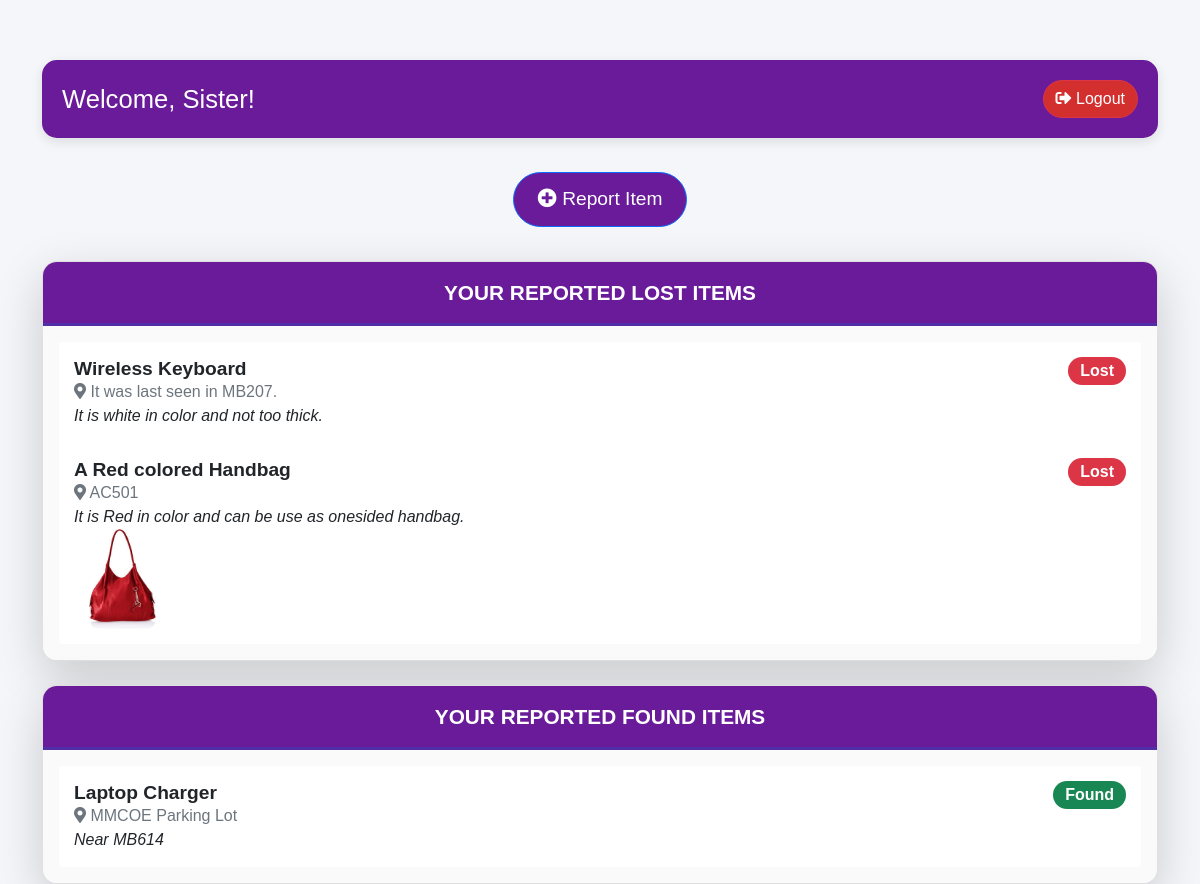
Page /dashboard (signed in) on the committed database.
### app/models.py (models this page shows, shortened)
class User(db.Model, UserMixin):
    __tablename__ = 'user'
    id = db.Column(db.Integer, primary_key=True)
    username = db.Column(db.String(150), nullable=False, unique=True)
    email = db.Column(db.String(150), unique=True, nullable=False)
    password = db.Column(db.String(150), nullable=False)
    is_admin = db.Column(db.Boolean, default=False)
    items = db.relationship('Item', backref='user', lazy=True)

class Item(db.Model):
    __tablename__ = 'item'
    id = db.Column(db.Integer, primary_key=True)
    name = db.Column(db.String(100), nullable=False)
    description = db.Column(db.Text, nullable=False)
    location = db.Column(db.String(100), nullable=False)
    date_reported = db.Column(db.DateTime, default=datetime.utcnow)
    status = db.Column(db.String(20), default="lost", nullable=False)  # 'lost' or 'found'
    user_id = db.Column(db.Integer, db.ForeignKey('user.id'), nullable=False)
    image = db.Column(db.String(100), nullable=True)  # Add image field for storing image filenames
    __table_args__ = (
        db.CheckConstraint("status IN ('lost', 'found')", name="check_status"),
    )

### app/main/routes.py (the view)
@main.route('/dashboard')
@login_required
def dashboard():
    if current_user.is_admin:
        return redirect(url_for('main.admin_dashboard'))
    lost_items = Item.query.filter_by(user_id=current_user.id, status='Lost').all()
    found_items = Item.query.filter_by(user_id=current_user.id, status='Found').all()
    return render_template(
        'user_dashboard.html',
        lost_items=lost_items,
        found_items=found_items
    )

### app/__init__.py (called while the page is built)
@login_manager.user_loader
def load_user(user_id):
    from app.models import User
    return User.query.get(int(user_id))

### app/templates/user_dashboard.html (shortened to what this page needs)
<!DOCTYPE html>
<html lang="en">
<head>
    <link href="https://cdn.jsdelivr.net/npm/bootstrap@5.1.3/dist/css/bootstrap.min.css" rel="stylesheet">
    <link href="https://cdnjs.cloudflare.com/ajax/libs/font-awesome/5.15.4/css/all.min.css" rel="stylesheet">
</head>
<body>
    <div class="container">
        <div class="header-bar">
            <h1>Welcome, {{ current_user.username }}!</h1>
            <a href="{{ url_for('auth.logout') }}" class="btn btn-danger">
                <i class="fas fa-sign-out-alt"></i> Logout
            </a>
        </div>
        <div class="d-flex justify-content-center mb-4 mt-4">
            <a href="{{ url_for('main.report_item') }}" class="btn btn-primary btn-custom">
                <i class="fas fa-plus-circle"></i> Report Item
            </a>
        </div>
        <div class="card shadow-lg">
            <div class="card-header text-center">
                Your Reported Lost Items
            </div>
            <div class="card-body">
                <ul class="list-group">
                    {% for item in lost_items %}
                    <li class="list-group-item d-flex justify-content-between align-items-start">
                        <div>
                            <h5 class="fw-bold">{{ item.name }}</h5>
                            <p class="mb-0 text-muted"><i class="fas fa-map-marker-alt"></i> {{ item.location }}</p>
                            <p class="mb-0"><em>{{ item.description }}</em></p>
                            {% if item.image %}
                            <img src="{{ url_for('static', filename='uploads/' + item.image) }}" alt="{{ item.name }}" class="item-image">
                            {% endif %}
                        </div>
                        <span class="badge bg-danger">Lost</span>
                    </li>
                    {% else %}
                    <li class="list-group-item text-center text-muted">No lost items reported yet.</li>
                    {% endfor %}
                </ul>
            </div>
        </div>
        <div class="card shadow-lg mt-4">
            <div class="card-header text-center">
                Your Reported Found Items
            </div>
            <div class="card-body">
                <ul class="list-group">
                    {% for item in found_items %}
                    <li class="list-group-item d-flex justify-content-between align-items-start">
                        <div>
                            <h5 class="fw-bold">{{ item.name }}</h5>
                            <p class="mb-0 text-muted"><i class="fas fa-map-marker-alt"></i> {{ item.location }}</p>
                            <p class="mb-0"><em>{{ item.description }}</em></p>
                        </div>
                        <span class="badge bg-success">Found</span>
                    </li>
                    {% else %}
                    <li class="list-group-item text-center text-muted">No found items reported yet.</li>
                    {% endfor %}
                </ul>
            </div>
        </div>
    </div>
</body>
</html>

### app/templates/user_dashboard.html (style rules this page uses)
body { background-color: #f4f6f9; font-family: 'Arial', sans-serif; margin: 0; padding: 0; }
.container { margin-top: 60px; }
.btn-custom { margin: 10px; font-size: 1.2em; border-radius: 30px; padding: 12px 24px; transition: all 0.3s ease; }
.card { margin-top: 20px; border-radius: 15px; overflow: hidden; box-shadow: 0 6px 20px rgba(0, 0, 0, 0.1); transition: all 0.3s ease; }
.card-header { font-size: 1.3em; font-weight: bold; text-transform: uppercase; background-color: #6a1b9a; color: white; padding: 15px; border-bottom: 3px solid #512da8; }
.list-group-item { border: none; padding: 15px; background-color: #ffffff; transition: all 0.3s ease; }
.list-group-item h5 { margin: 0; font-size: 1.2em; }
.badge { font-size: 1em; font-weight: bold; padding: 6px 12px; border-radius: 20px; }
.header-bar { display: flex; justify-content: space-between; align-items: center; padding: 20px; background-color: #6a1b9a; color: white; border-radius: 15px; box-shadow: 0 4px 12px rgba(0, 0, 0, 0.1); }
.header-bar h1 { margin: 0; font-size: 1.6em; }
.item-image { max-width: 100px; max-height: 100px; object-fit: cover; border-radius: 10px; margin-left: 15px; }
.card-body { background-color: #fafafa; }
.btn-danger { background-color: #d32f2f; border-radius: 30px; transition: all 0.3s ease; }
.btn-primary { background-color: #6a1b9a; border-radius: 30px; transition: all 0.3s ease; }

### rows in the picture
User: username "Sister"
Item: name "Wireless Keyboard", location "It was last seen in MB207.", description "It is white in color and not too thick."
Item: name "A Red colored Handbag", location "AC501", description "It is Red in color and can be use as onesided handbag.", image (picture)
Item: name "Laptop Charger", location "MMCOE Parking Lot", description "Near MB614"
